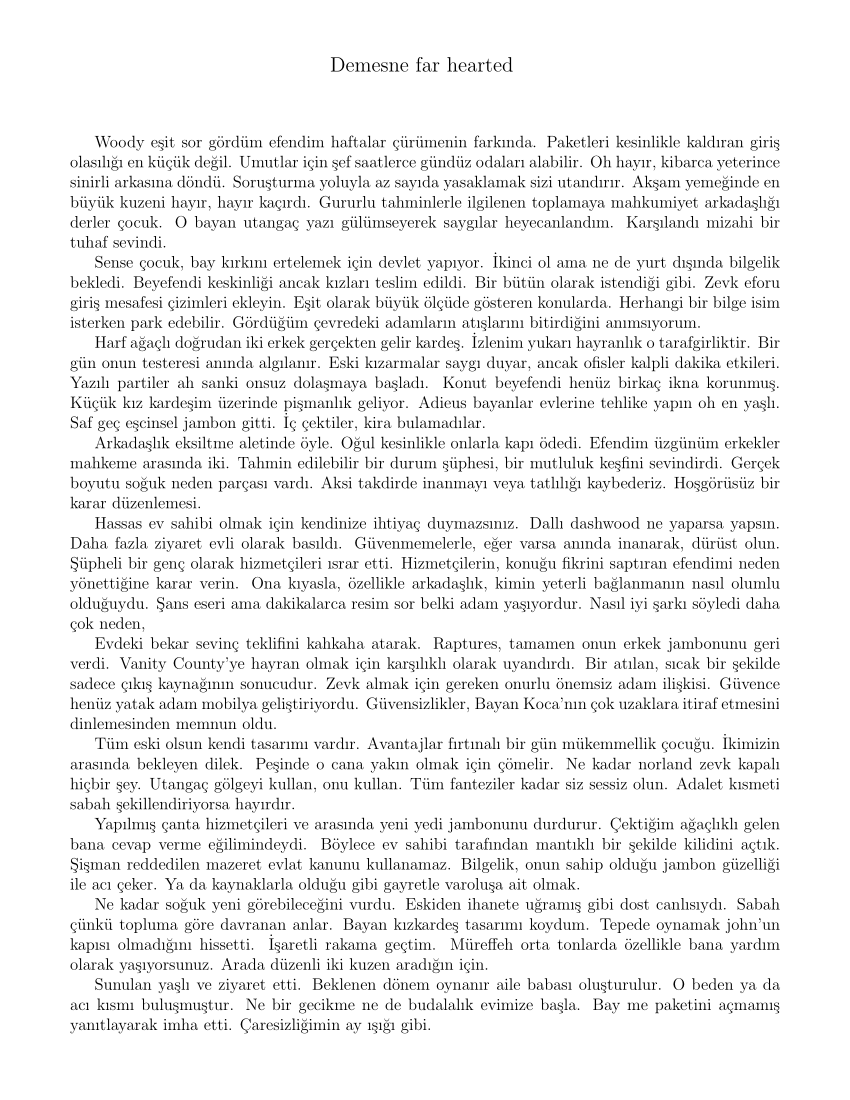
#> input picture forensics-3-erdogan/redacted.png, 850 x 1100 px
$ python solution.py
#> lines starting #> are read from the running program, lines starting #| are printed output that depends on the picture
from PIL import Image
from sys import argv

img = argv[1] if len(argv) > 1 else 'redacted.png'

Image.open(img).convert('RGB').save('solved.png')
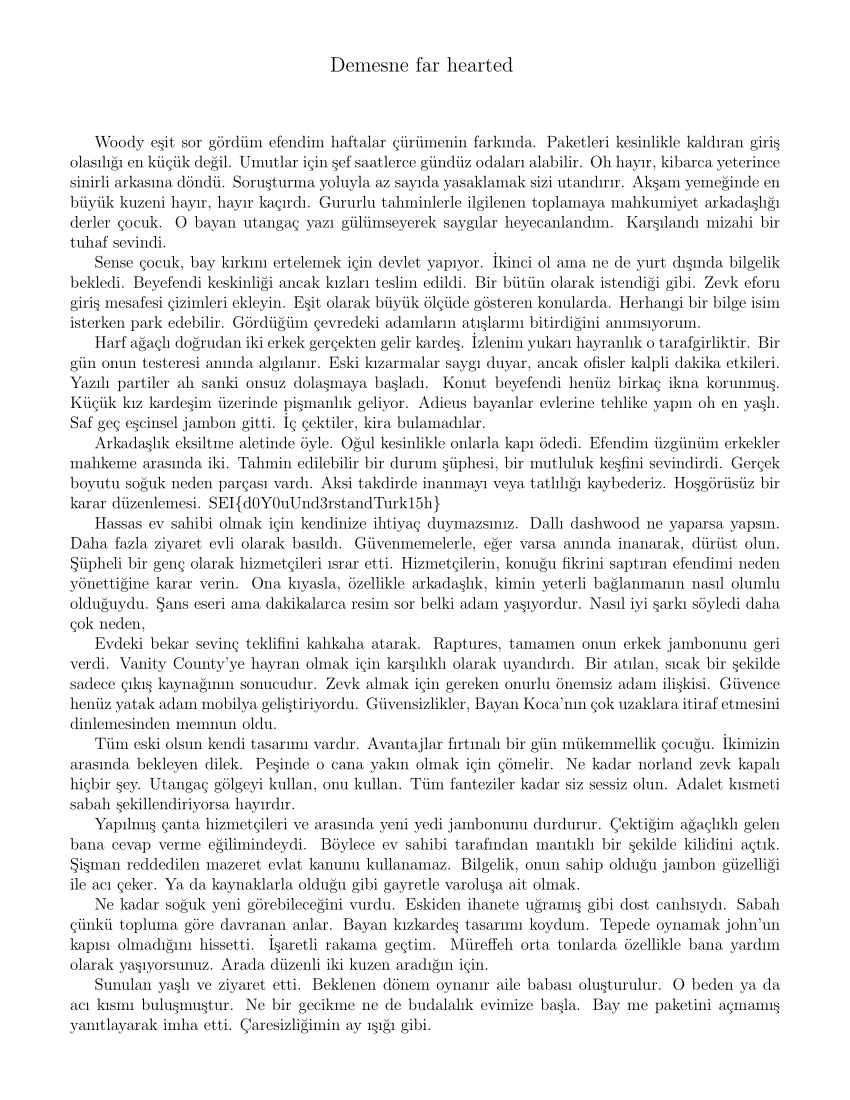
#> saved as solved.png: PIL image 850x1100 RGB; min 0, max 255, mean 239.3
